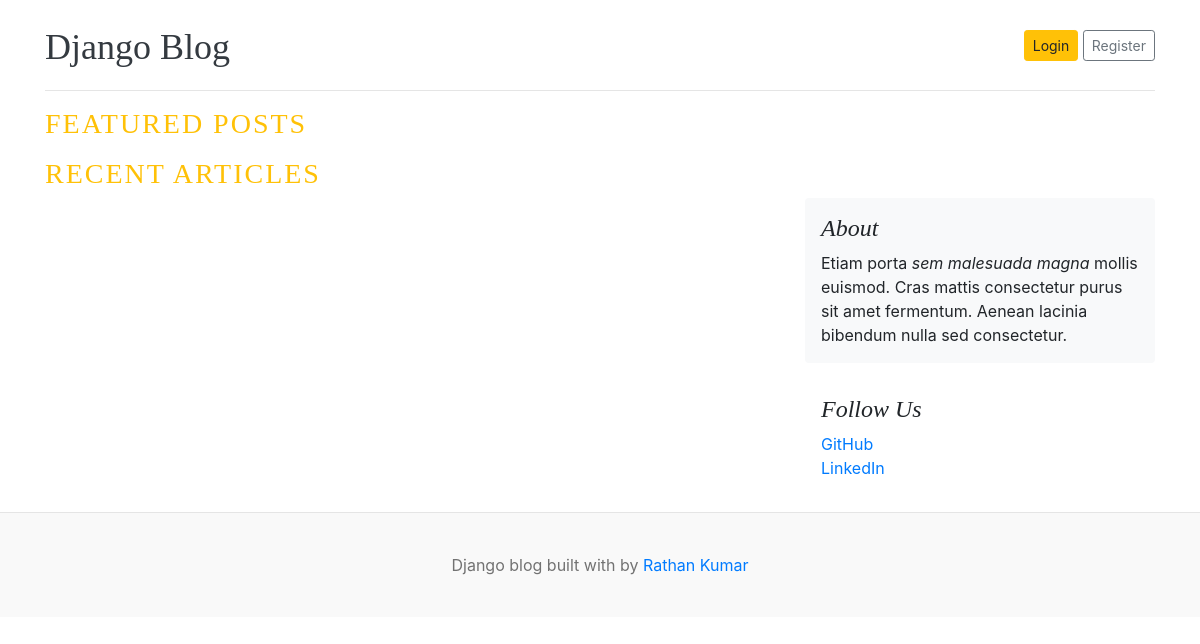
Before: / with the older database file.
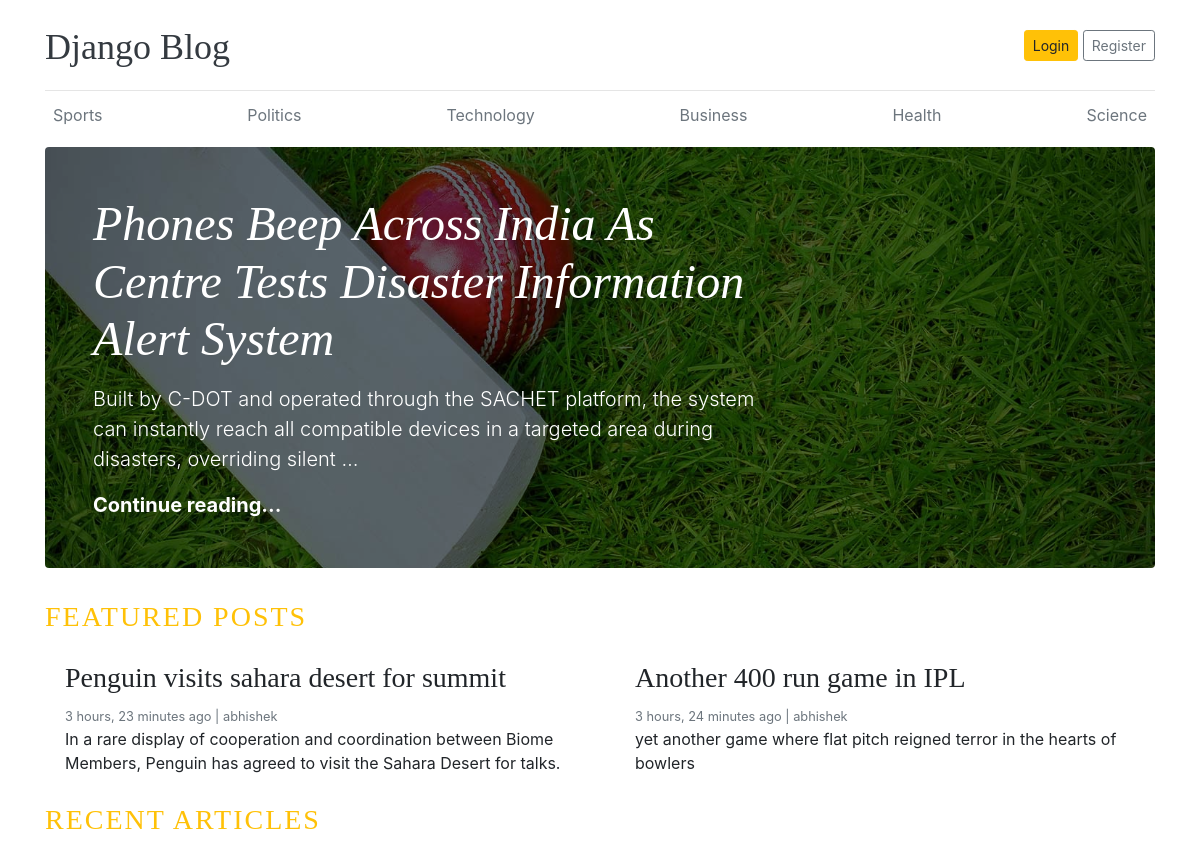
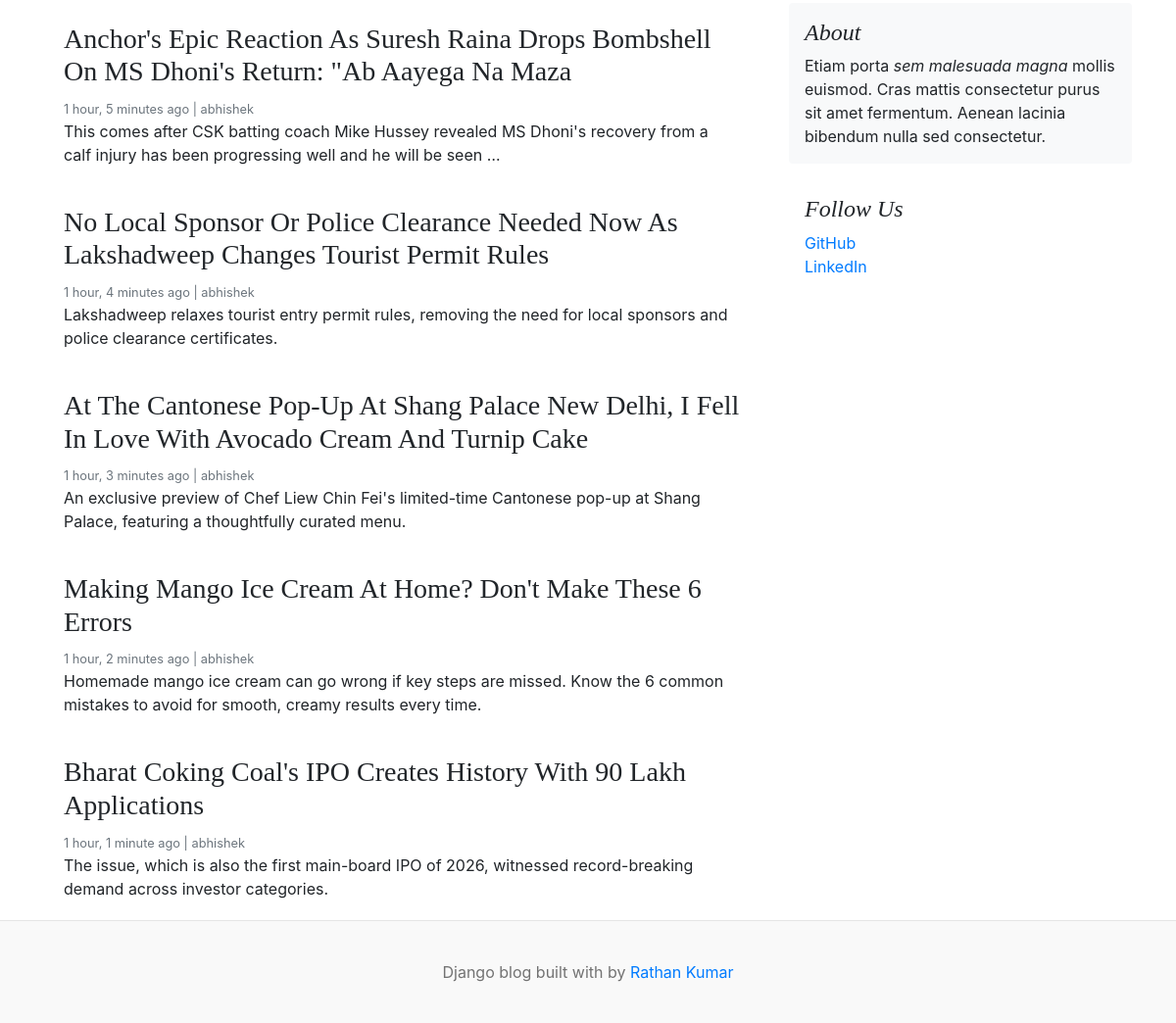
After: the same page with the newer database file (2 pictures, top to bottom).
### blogs/models.py (models this page shows, shortened)
class Category(models.Model):
    category_name = models.CharField(max_length=50, unique=True)
    created_at = models.DateTimeField(auto_now_add=True)
    updated_at = models.DateTimeField(auto_now=True)
    class Meta:
        verbose_name_plural = 'Categories'

class Blog(models.Model):
    title = models.CharField(max_length=100)
    slug = models.SlugField(max_length=150, unique=True, blank=True)
    category = models.ForeignKey(Category, on_delete=models.CASCADE)
    author = models.ForeignKey(User, on_delete=models.CASCADE)
    featured_image = models.ImageField(upload_to='uploads/%Y/%m/%d')
    short_description = models.TextField(max_length=500)
    blog_body = models.TextField(max_length=2000)
    status = models.CharField(max_length=20, choices=STATUS_CHOICES, default="Draft")
    is_featured = models.BooleanField(default=False)
    created_at = models.DateTimeField(auto_now_add=True)
    updated_at = models.DateTimeField(auto_now=True)

### blog_main/views.py (the view)
# urls.py: 2. Add a URL to urlpatterns:  path('', views.home, name='home')
def home(request):
    categories = Category.objects.all()
    featured_posts = Blog.objects.filter(is_featured=True, status='Published').order_by('updated_at')
    posts = Blog.objects.filter(is_featured=False,status='Published',)
    context = {'categories': categories, 'featured_posts': featured_posts, 'posts': posts}
    return render(request,'home.html', context)

### templates/home.html (shortened to what this page needs)
{% load static %}
<!DOCTYPE html>
<html lang="en">
<head>
    <link href="https://getbootstrap.com/docs/4.0/dist/css/bootstrap.min.css" rel="stylesheet">
    <link href="{% static 'css/blog.css' %}" rel="stylesheet">
  </head>
<body>
    <div class="container">
      <header class="blog-header py-3">
        <div class="row flex-nowrap justify-content-between align-items-center">
          <div class="col-8 pt-1">
            <a class="blog-header-logo text-dark" href="/">Django Blog</a>
          </div>
          <div class="col-4 d-flex justify-content-end align-items-center">
            <a class="btn btn-sm btn-warning" href="#">Login</a> &nbsp;
            <a class="btn btn-sm btn-outline-secondary" href="#">Register</a>
          </div>
        </div>
      </header>
      <div class="nav-scroller py-1 mb-2">
        <nav class="nav d-flex justify-content-between">
           {% for cat in categories%}
          <a class="p-2 text-muted" href="#">{{cat.category_name}}</a>
           {% endfor%}
        </nav>
      </div>
{% for post in featured_posts %}
{% if forloop.first %}
<div class="jumbotron p-3 p-md-5 text-white rounded bg-dark" style="background-image: url({{post.featured_image.url}});background-blend-mode: overlay;background-size:cover;">
    <div class="col-md-8 px-0">
      <h1 class="display-4 font-italic">{{post.title}}</h1>
      <p class="lead my-3">{{post.short_description | truncatewords:25 }}</p>
      <p class="lead mb-0"><a href="#" class="text-white font-weight-bold">Continue reading...</a></p>
    </div>
  </div>
{% endif %}
{% endfor %}
  <h3 class="text-uppercase text-warning" style="letter-spacing: 2px;">Featured Posts</h3>
  <div class="row mb-2">
    {% for post in featured_posts %}
      {% if not forloop.first %}
    <div class="col-md-6">
      <div class="card border-0" >
        <div class="card-body">
          <h3>{{ post.title }}</h3>
          <small class="mb-1 text-muted">{{ post.created_at | timesince }} ago | {{ post.author }}</small>
          <p class="card-text">{{ post.short_description | truncatewords:25 }}</p>
        </div>
      </div>
    </div>
      {% endif %}
    {% endfor %}
  </div>
    <h3 class="text-uppercase text-warning" style="letter-spacing: 2px;">Recent Articles</h3>
  <main role="main" class="container p-0">
    <div class="row">
      <div class="col-md-8 blog-main">
        {% for post in posts %}
        <div class="card border-0" >
          <div class="card-body">
            <h3> {{ post.title }}</h3>
            <small class="mb-1 text-muted">{{ post.created_at | timesince }} ago | {{ post.author }}</small>
            <p class="card-text">{{ post.short_description | truncatewords:25 }}</p>
          </div>
        </div>
        {% endfor %}
      </div>
      <aside class="col-md-4 blog-sidebar">
        <div class="p-3 mb-3 bg-light rounded">
          <h4 class="font-italic">About</h4>
          <p class="mb-0">Etiam porta <em>sem malesuada magna</em> mollis euismod. Cras mattis consectetur purus sit amet fermentum. Aenean lacinia bibendum nulla sed consectetur.</p>
        </div>
        <div class="p-3">
          <h4 class="font-italic">Follow Us</h4>
          <ol class="list-unstyled">
            <li><a href="#">GitHub</a></li>
            <li><a href="#">LinkedIn</a></li>
          </ol>
        </div>
      </aside>
    </div>
  </main>
</div>
<footer class="blog-footer">
  <p>Django blog built with   by <a href="#">Rathan Kumar</a></p>
</footer>
</body>
</html>

### blog_main/static/css/blog.css (style rules this page uses)
.blog-header { border-bottom: 1px solid #e5e5e5; }
.blog-header-logo { font-family: "Playfair Display", Georgia, "Times New Roman", serif; font-size: 2.25rem; }
h1, h2, h3, h4, h5, h6 { font-family: "Playfair Display", Georgia, "Times New Roman", serif; }
.display-4 { font-size: 2.5rem; }
@media (min-width: 768px) { .display-4 { font-size: 3rem; } }
.blog-footer { padding: 2.5rem 0; color: #727272; text-align: center; background-color: #f9f9f9; border-top: .05rem solid #e5e5e5; }
.blog-footer p:last-child { margin-bottom: 0; }

Changed rows visible on the page:
added Category: category_name "Sports"
added Category: category_name "Politics"
added Category: category_name "Technology"
added Category: category_name "Business"
added Category: category_name "Health"
added Category: category_name "Science"
added Blog: featured_image (picture), title "Phones Beep Across India As Centre Tests Disaster Information Alert System", short_description "Built by C-DOT and operated through the SACHET platform, the system can instantly reach all compatible devices in a targeted area during disasters, overriding silent …"
added Blog: title "Penguin visits sahara desert for summit", created_at "3 hours, 23 minutes", author "abhishek", short_description "In a rare display of cooperation and coordination between Biome Members, Penguin has agreed to visit the Sahara Desert for talks.", shown under "FEATURED POSTS"
added Blog: title "Another 400 run game in IPL", created_at "3 hours, 24 minutes", author "abhishek", short_description "yet another game where flat pitch reigned terror in the hearts of bowlers", shown under "FEATURED POSTS"
added Blog: title "Anchor's Epic Reaction As Suresh Raina Drops Bombshell On MS Dhoni's Return: \"Ab Aayega Na Maza", created_at "1 hour, 5 minutes", author "abhishek", short_description "This comes after CSK batting coach Mike Hussey revealed MS Dhoni's recovery from a calf injury has been progressing well and he will be seen …", shown under "RECENT ARTICLES"
added Blog: title "No Local Sponsor Or Police Clearance Needed Now As Lakshadweep Changes Tourist Permit Rules", created_at "1 hour, 4 minutes", author "abhishek", short_description "Lakshadweep relaxes tourist entry permit rules, removing the need for local sponsors and police clearance certificates.", shown under "RECENT ARTICLES"
added Blog: title "At The Cantonese Pop-Up At Shang Palace New Delhi, I Fell In Love With Avocado Cream And Turnip Cake", created_at "1 hour, 3 minutes", author "abhishek", short_description "An exclusive preview of Chef Liew Chin Fei's limited-time Cantonese pop-up at Shang Palace, featuring a thoughtfully curated menu.", shown under "RECENT ARTICLES"
added Blog: title "Making Mango Ice Cream At Home? Don't Make These 6 Errors", created_at "1 hour, 2 minutes", author "abhishek", short_description "Homemade mango ice cream can go wrong if key steps are missed. Know the 6 common mistakes to avoid for smooth, creamy results every time.", shown under "RECENT ARTICLES"
added Blog: title "Bharat Coking Coal's IPO Creates History With 90 Lakh Applications", created_at "1 hour, 1 minute", author "abhishek", short_description "The issue, which is also the first main-board IPO of 2026, witnessed record-breaking demand across investor categories.", shown under "RECENT ARTICLES"
